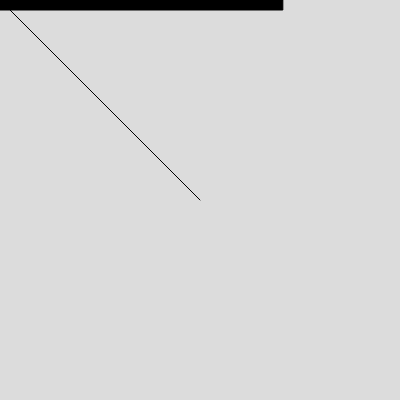
Frame 1 (no input)
Frame 60 (no input): identical to frame 1, image omitted
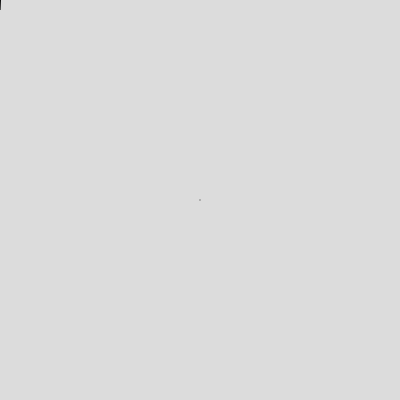
Frame 120 (the mouse pressed at the canvas centre since frame 60)

The p5.js sketch that drew these frames (run headless with seeded random() and noise() and a simulated clock; from frame 60 on, the mouse is pressed at the canvas centre):

// p5.js sketch
// ── sketch.js
function setup() {
  createCanvas(400, 400);
}

function draw() {
  background(220);

  let mouse = createVector(mouseX, mouseY);
  let center = createVector(width/2, height/2);

  mouse.sub(center);

  let m = mouse.mag();
  fill(0);
  rect(0,0,m,10);

  translate(width/2, height/2);
  line(0,0,mouse.x,mouse.y);
}
